Frame 1 (no input): blank canvas, image omitted
Frame 60 (the mouse pressed at the canvas centre just before this capture): blank canvas, image omitted
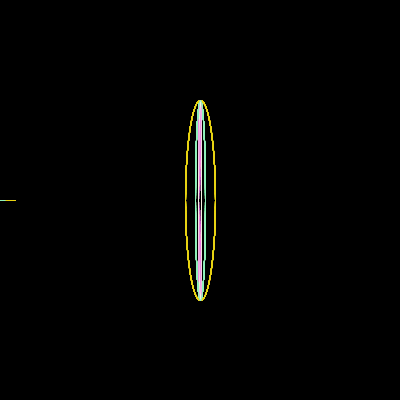
Frame 120 (the mouse held since frame 60 and released just before this capture)

The Processing sketch whose frames 1 and 60 were blank and that drew this single picture after the mouse press (run headless with seeded random() and noise(); from frame 60 on, the mouse is pressed at the canvas centre):

// Processing sketch: processing_80623
// ── processing_80623.pde

void setup ()
{
size(400,400);
background(0);
smooth();


}



void draw()

{

 // créer une variable --"Monpetitpanier" est un nom inventé pour la variable. 
 // L'utilisation du "=" permet d'attribuer une valeur 

int Mavariable1;
Mavariable1=3;

// Je peux designer d'autres valeurs pour d'autres variables.

int Mavariable2;
Mavariable2=200;

int Mavariable3;
Mavariable3=200;

int Mavariable4;
Mavariable4=30;

//MaPositionX permet de changer les coordonnés.

int MaPositionx;
MaPositionx=200;

int Mapositiony;
Mapositiony=10;


// Je dessine une ellipse dont la coordonnée est la valeur contenue dans Mavariable1.
  
noFill();
stroke(#E8D313);
ellipse(mouseX,Mavariable3,Mavariable4,mouseY);

stroke(#E413E8);
ellipse(mouseX,Mavariable2,Mavariable1,mouseY);

stroke(#F5F3E1);
ellipse(mouseX,Mavariable2,Mavariable1,mouseY);

stroke(#8EF2BA);
ellipse(mouseX,MaPositionx,Mapositiony,mouseY);




//println donne les coordonnées des déplacements.
 
println(Mavariable1); 
loop();
}
